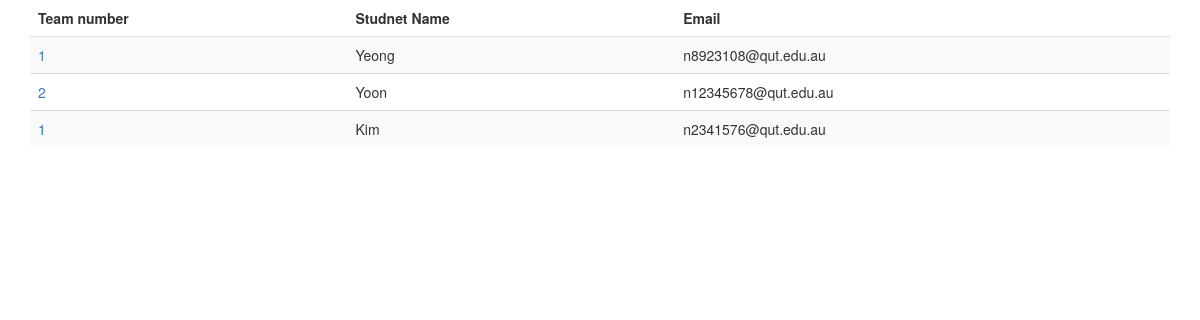
The app's page /team with its own data.
### community/models.py (models this page shows, shortened)
class Student(models.Model):
    name = models.CharField(max_length=10)
    introduction = models.TextField()
    party_number = models.IntegerField(default=1)
    Major = models.CharField(max_length=50)
    GPA = models.FloatField(blank=True, null=True)
    email = models.EmailField()

### community/views.py (the view)
# urls.py: url(r'^team', views.index),
def index(request):
    students = Student.objects.all()
    context = {'students':students}
    return render(request, 'team/index.html',context)

### community/templates/team/index.html (shortened to what this page needs)
<!DOCTYPE html>
<html lang="en">
<head>
  <link rel="stylesheet" href="http://maxcdn.bootstrapcdn.com/bootstrap/3.3.6/css/bootstrap.min.css">
</head>
<body>
<div class="container">
    <table class="table table-striped">
        <thead>
        <tr>
            <td><B>Team number</B></td>
            <td><B>Studnet Name</B></td>
            <td><B>Email</B></td>
        </tr>
        </thead>
        <tbody>
        {% for Student in students %}
        <tr>
            <td><a href = "numbers/{{Student.party_number}}/">{{Student.party_number}}</a> </td>
            <td>{{Student.name}}</td>
            <td>{{Student.email}}</td>
        </tr>
        {%endfor%}
    </table>
</body>

### records on screen
Student: party_number "1", name "Yeong", email "n8923108@qut.edu.au"
Student: party_number "2", name "Yoon", email "n12345678@qut.edu.au"
Student: party_number "1", name "Kim", email "n2341576@qut.edu.au"
